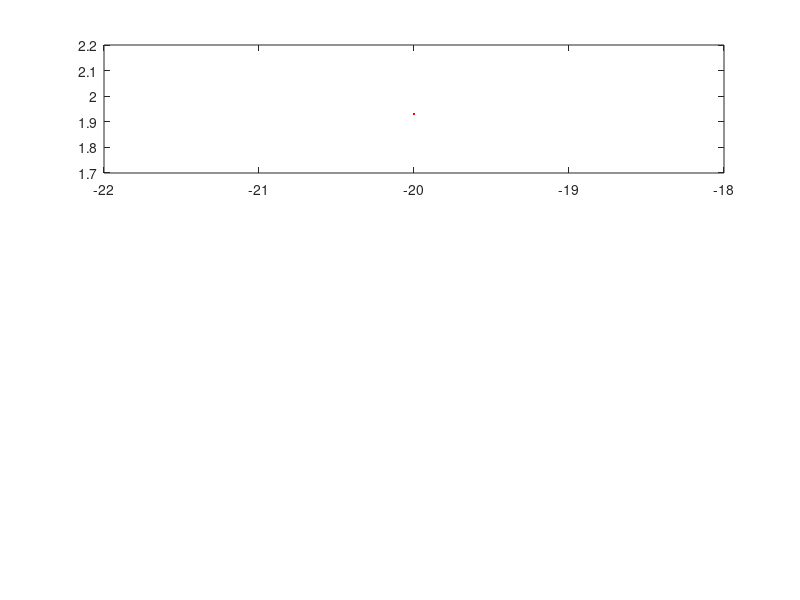

Source code (MATLAB): (Note: this script raises an error after producing the figure.)
% This code is created by Do Ngo-Ngoc (ngongocdobk@gmail.com)  
% Department of Structural Engineering, FCE, HCMUT
% Theory for code: Watch at https://bit.ly/3zDbkYK
clc; close all;
%%
% In put
A = 2;
vp1 = 1; vp2 = -0.75;
lamda_1 = 0.8*pi(); lamda_2 = pi();
w1 = vp1*2*pi()/lamda_1; k1 = 2*pi()/lamda_1; phi_01 = 0;
w2 = vp2*2*pi()/lamda_2; k2 = 2*pi()/lamda_2; phi_02 = 0; 
t_start =   0; t_end =  0.2; dt_iter =     0.1; t_iter = 0;
x_start = -20; x_end = 20; dx_iter = dt_iter; x_iter = 0; 
%% Initializing
% Create vector for x, f1, f2, f3, T_matrix
n_x = round((x_end-x_start)/dx_iter) + 1; %number of frames
m_t = round((t_end-t_iter)/dt_iter) + 1;
x = zeros(1,n_x); 
f1 = zeros(m_t,n_x); f2 = zeros(m_t,n_x); f3 = zeros(m_t,n_x);
enve_f3_positive = zeros(m_t,n_x); enve_f3_negative = zeros(m_t,n_x);
T_matrix = zeros(m_t,1); Mi_envef3_max = zeros(m_t,1);
x_P1 = zeros(1,m_t); f1_vp = zeros(1,m_t);
x_P2 = zeros(1,m_t); f2_vp = zeros(1,m_t);
x_P3 = zeros(1,m_t); f3_vp = zeros(1,m_t);
%% Create matrix for the values of wave functions
t_iter = t_start;
for j = 1:m_t
    t = t_iter;
    T_matrix(j,1) = t;
    x_iter = x_start;
    for i=1:n_x
% Calculation with the wave functions 
    x(i) = x_iter; 
    x_iter = x_iter + dx_iter;
    f1(j,i) = A*cos(w1*t - k1*x(i) - phi_01); 
    f2(j,i) = A*cos(w2*t - k2*x(i) - phi_02);
    f3(j,i) = f1(j,i) + f2(j,i);
    enve_f3_positive(j,i) =  2*A*cos( (w1-w2)/2*t - (k1-k2)/2*x(i) - (phi_01-phi_02)/2 );
    enve_f3_negative(j,i) = -2*A*cos( (w1-w2)/2*t - (k1-k2)/2*x(i) - (phi_01-phi_02)/2 );
    % Phase velocity and Group velocity
    x_P1(j) = (w1)/(k1)*t;    
    x_P2(j) = (w2)/(k2)*t;    
    x_P3(j) = (w1+w2)/(k1+k2)*t;
    f1_vp(j) = A*cos(k1*x_P1(j)-w1*t - phi_01);
    f2_vp(j) = A*cos(k2*x_P2(j)-w2*t - phi_02);
    f3_vp(j) = 2*A*cos( (w1-w2)/2*t - (k1-k2)/2*x_P3(j) - (phi_01-phi_02)/2 );
    end
    %
    [p_envef3_max,i_envef3_max] = max(enve_f3_positive(j,1:i));
    Mi_envef3_max(j) = i_envef3_max;
    %
    t_iter = t_iter + dt_iter;   
end
%% Plot functions of waves 
% Set figure
figsim = figure('Position',[200 200 800 800]);
for j = 1:m_t
    for i=1:n_x
% Plot
    clf %clear figure
    % Line
    subplot(3,1,1)
        plot(x(1:i),f1(j,1:i),'r', 'LineWidth', 1);
        func_format_f1(x_start,x_end,j,T_matrix)
   %
    subplot(3,1,2)
        plot(x(1:i),f2(j,1:i),'b', 'LineWidth', 1);
        func_format_f2(x_start,x_end)
    %
    subplot(3,1,3)
        plot(x(1:i),f3(j,1:i),'k', 'LineWidth', 1);
        hold on
        plot(x(1:i),enve_f3_positive(j,1:i),'r--', 'LineWidth', 0.75);
        plot(x(1:i),enve_f3_negative(j,1:i),'b--', 'LineWidth', 0.75);
        %
        func_format_f3(x_start,x_end)
    end
    % Point
    subplot(3,1,1)
        hold on
        plot(x_P1(j),f1_vp(j),'k-o','MarkerFaceColor','m'); 
        hold off
    %
    subplot(3,1,2)
        hold on
        plot(x_P2(j),f2_vp(j),'k-o','MarkerFaceColor','m') 
        hold off
    %
    subplot(3,1,3)
        hold on
        plot(x(Mi_envef3_max(j)),enve_f3_positive(j,Mi_envef3_max(j)),'k-s','MarkerFaceColor','r');
        %plot(dw/dk*t,2*A,'k-s','MarkerFaceColor','k');
        %
        plot(x_P3(j),f3_vp(j),'k-o','MarkerFaceColor','g');     
        hold off
    %
    fig_frame = "frame_" + num2str(j);
    print(figsim,fig_frame,'-dpng');
end
%% Create the video
% Load the images
n_File = j;
images = cell(n_File,1);
for i = 1: n_File
    images{i} = imread("frame_"+num2str(i)+".png");
end
video = VideoWriter('Simulation_Waves.avi','Uncompressed AVI');
% Open the video writer
open(video);
% Write the frames to the video
for u=1:length(images)
    writeVideo(video, images{u});
end
% Close the video
close(video);